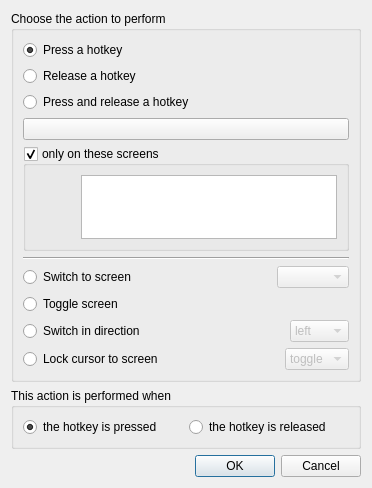
<?xml version="1.0" encoding="UTF-8"?>
<ui version="4.0">
 <class>ActionDialog</class>
 <widget class="QDialog" name="ActionDialog">
  <property name="geometry">
   <rect>
    <x>0</x>
    <y>0</y>
    <width>372</width>
    <height>484</height>
   </rect>
  </property>
  <property name="windowTitle">
   <string>Configure Action</string>
  </property>
  <layout class="QVBoxLayout">
   <item>
    <widget class="QGroupBox" name="m_pGroupType">
     <property name="title">
      <string>Choose the action to perform</string>
     </property>
     <layout class="QVBoxLayout">
      <item>
       <widget class="QRadioButton" name="m_pRadioPress">
        <property name="text">
         <string>Press a hotkey</string>
        </property>
        <property name="checked">
         <bool>true</bool>
        </property>
       </widget>
      </item>
      <item>
       <widget class="QRadioButton" name="m_pRadioRelease">
        <property name="text">
         <string>Release a hotkey</string>
        </property>
       </widget>
      </item>
      <item>
       <widget class="QRadioButton" name="m_pRadioPressAndRelease">
        <property name="text">
         <string>Press and release a hotkey</string>
        </property>
       </widget>
      </item>
      <item>
       <widget class="KeySequenceWidget" name="keySequenceWidget">
        <property name="sizePolicy">
         <sizepolicy hsizetype="Expanding" vsizetype="Fixed">
          <horstretch>1</horstretch>
          <verstretch>0</verstretch>
         </sizepolicy>
        </property>
        <property name="minimumSize">
         <size>
          <width>256</width>
          <height>0</height>
         </size>
        </property>
        <property name="text">
         <string/>
        </property>
       </widget>
      </item>
      <item>
       <widget class="QGroupBox" name="m_pGroupBoxScreens">
        <property name="title">
         <string>only on these screens</string>
        </property>
        <property name="flat">
         <bool>true</bool>
        </property>
        <property name="checkable">
         <bool>true</bool>
        </property>
        <layout class="QHBoxLayout">
         <item>
          <spacer>
           <property name="orientation">
            <enum>Qt::Horizontal</enum>
           </property>
           <property name="sizeHint" stdset="0">
            <size>
             <width>40</width>
             <height>20</height>
            </size>
           </property>
          </spacer>
         </item>
         <item>
          <widget class="QListWidget" name="m_pListScreens">
           <property name="minimumSize">
            <size>
             <width>128</width>
             <height>64</height>
            </size>
           </property>
           <property name="selectionMode">
            <enum>QAbstractItemView::ExtendedSelection</enum>
           </property>
          </widget>
         </item>
        </layout>
       </widget>
      </item>
      <item>
       <widget class="Line" name="line">
        <property name="orientation">
         <enum>Qt::Horizontal</enum>
        </property>
       </widget>
      </item>
      <item>
       <layout class="QHBoxLayout">
        <item>
         <widget class="QRadioButton" name="m_pRadioSwitchToScreen">
          <property name="text">
           <string>Switch to screen</string>
          </property>
         </widget>
        </item>
        <item>
         <spacer>
          <property name="orientation">
           <enum>Qt::Horizontal</enum>
          </property>
          <property name="sizeHint" stdset="0">
           <size>
            <width>40</width>
            <height>20</height>
           </size>
          </property>
         </spacer>
        </item>
        <item>
         <widget class="QComboBox" name="m_pComboSwitchToScreen">
          <property name="enabled">
           <bool>false</bool>
          </property>
         </widget>
        </item>
       </layout>
      </item>
      <item>
       <layout class="QHBoxLayout">
        <item>
         <widget class="QRadioButton" name="m_pRadioToggleScreen">
          <property name="text">
           <string>Toggle screen</string>
          </property>
         </widget>
        </item>
       </layout>
      </item>
      <item>
       <layout class="QHBoxLayout">
        <item>
         <widget class="QRadioButton" name="m_pRadioSwitchInDirection">
          <property name="text">
           <string>Switch in direction</string>
          </property>
         </widget>
        </item>
        <item>
         <spacer>
          <property name="orientation">
           <enum>Qt::Horizontal</enum>
          </property>
          <property name="sizeHint" stdset="0">
           <size>
            <width>40</width>
            <height>20</height>
           </size>
          </property>
         </spacer>
        </item>
        <item>
         <widget class="QComboBox" name="m_pComboSwitchInDirection">
          <property name="enabled">
           <bool>false</bool>
          </property>
          <item>
           <property name="text">
            <string>left</string>
           </property>
          </item>
          <item>
           <property name="text">
            <string>right</string>
           </property>
          </item>
          <item>
           <property name="text">
            <string>up</string>
           </property>
          </item>
          <item>
           <property name="text">
            <string>down</string>
           </property>
          </item>
         </widget>
        </item>
       </layout>
      </item>
      <item>
       <layout class="QHBoxLayout">
        <item>
         <widget class="QRadioButton" name="m_pRadioLockCursorToScreen">
          <property name="text">
           <string>Lock cursor to screen</string>
          </property>
         </widget>
        </item>
        <item>
         <spacer>
          <property name="orientation">
           <enum>Qt::Horizontal</enum>
          </property>
          <property name="sizeHint" stdset="0">
           <size>
            <width>40</width>
            <height>20</height>
           </size>
          </property>
         </spacer>
        </item>
        <item>
         <widget class="QComboBox" name="m_pComboLockCursorToScreen">
          <property name="enabled">
           <bool>false</bool>
          </property>
          <item>
           <property name="text">
            <string>toggle</string>
           </property>
          </item>
          <item>
           <property name="text">
            <string>on</string>
           </property>
          </item>
          <item>
           <property name="text">
            <string>off</string>
           </property>
          </item>
         </widget>
        </item>
       </layout>
      </item>
     </layout>
    </widget>
   </item>
   <item>
    <widget class="QGroupBox" name="groupBox_2">
     <property name="title">
      <string>This action is performed when</string>
     </property>
     <layout class="QHBoxLayout">
      <item>
       <widget class="QRadioButton" name="m_pRadioHotkeyPressed">
        <property name="text">
         <string>the hotkey is pressed</string>
        </property>
        <property name="checked">
         <bool>true</bool>
        </property>
       </widget>
      </item>
      <item>
       <widget class="QRadioButton" name="m_pRadioHotkeyReleased">
        <property name="text">
         <string>the hotkey is released</string>
        </property>
       </widget>
      </item>
     </layout>
    </widget>
   </item>
   <item>
    <widget class="QDialogButtonBox" name="buttonBox">
     <property name="orientation">
      <enum>Qt::Horizontal</enum>
     </property>
     <property name="standardButtons">
      <set>QDialogButtonBox::Cancel|QDialogButtonBox::Ok</set>
     </property>
    </widget>
   </item>
  </layout>
 </widget>
 <customwidgets>
  <customwidget>
   <class>KeySequenceWidget</class>
   <extends>QPushButton</extends>
   <header>KeySequenceWidget.h</header>
  </customwidget>
 </customwidgets>
 <resources/>
 <connections>
  <connection>
   <sender>m_pGroupType</sender>
   <signal>toggled(bool)</signal>
   <receiver>keySequenceWidget</receiver>
   <slot>setDisabled(bool)</slot>
   <hints>
    <hint type="sourcelabel">
     <x>104</x>
     <y>194</y>
    </hint>
    <hint type="destinationlabel">
     <x>110</x>
     <y>132</y>
    </hint>
   </hints>
  </connection>
  <connection>
   <sender>m_pRadioSwitchInDirection</sender>
   <signal>toggled(bool)</signal>
   <receiver>keySequenceWidget</receiver>
   <slot>setDisabled(bool)</slot>
   <hints>
    <hint type="sourcelabel">
     <x>118</x>
     <y>322</y>
    </hint>
    <hint type="destinationlabel">
     <x>81</x>
     <y>129</y>
    </hint>
   </hints>
  </connection>
  <connection>
   <sender>m_pRadioLockCursorToScreen</sender>
   <signal>toggled(bool)</signal>
   <receiver>keySequenceWidget</receiver>
   <slot>setDisabled(bool)</slot>
   <hints>
    <hint type="sourcelabel">
     <x>101</x>
     <y>353</y>
    </hint>
    <hint type="destinationlabel">
     <x>68</x>
     <y>126</y>
    </hint>
   </hints>
  </connection>
  <connection>
   <sender>m_pRadioPress</sender>
   <signal>toggled(bool)</signal>
   <receiver>keySequenceWidget</receiver>
   <slot>setEnabled(bool)</slot>
   <hints>
    <hint type="sourcelabel">
     <x>48</x>
     <y>48</y>
    </hint>
    <hint type="destinationlabel">
     <x>45</x>
     <y>129</y>
    </hint>
   </hints>
  </connection>
  <connection>
   <sender>m_pRadioRelease</sender>
   <signal>toggled(bool)</signal>
   <receiver>keySequenceWidget</receiver>
   <slot>setEnabled(bool)</slot>
   <hints>
    <hint type="sourcelabel">
     <x>135</x>
     <y>70</y>
    </hint>
    <hint type="destinationlabel">
     <x>148</x>
     <y>125</y>
    </hint>
   </hints>
  </connection>
  <connection>
   <sender>m_pRadioPressAndRelease</sender>
   <signal>toggled(bool)</signal>
   <receiver>keySequenceWidget</receiver>
   <slot>setEnabled(bool)</slot>
   <hints>
    <hint type="sourcelabel">
     <x>194</x>
     <y>100</y>
    </hint>
    <hint type="destinationlabel">
     <x>201</x>
     <y>125</y>
    </hint>
   </hints>
  </connection>
  <connection>
   <sender>m_pRadioSwitchToScreen</sender>
   <signal>toggled(bool)</signal>
   <receiver>m_pComboSwitchToScreen</receiver>
   <slot>setEnabled(bool)</slot>
   <hints>
    <hint type="sourcelabel">
     <x>148</x>
     <y>291</y>
    </hint>
    <hint type="destinationlabel">
     <x>350</x>
     <y>290</y>
    </hint>
   </hints>
  </connection>
  <connection>
   <sender>m_pRadioSwitchInDirection</sender>
   <signal>toggled(bool)</signal>
   <receiver>m_pComboSwitchInDirection</receiver>
   <slot>setEnabled(bool)</slot>
   <hints>
    <hint type="sourcelabel">
     <x>158</x>
     <y>322</y>
    </hint>
    <hint type="destinationlabel">
     <x>350</x>
     <y>321</y>
    </hint>
   </hints>
  </connection>
  <connection>
   <sender>m_pRadioLockCursorToScreen</sender>
   <signal>toggled(bool)</signal>
   <receiver>m_pComboLockCursorToScreen</receiver>
   <slot>setEnabled(bool)</slot>
   <hints>
    <hint type="sourcelabel">
     <x>180</x>
     <y>353</y>
    </hint>
    <hint type="destinationlabel">
     <x>350</x>
     <y>352</y>
    </hint>
   </hints>
  </connection>
  <connection>
   <sender>m_pRadioPress</sender>
   <signal>toggled(bool)</signal>
   <receiver>m_pGroupBoxScreens</receiver>
   <slot>setEnabled(bool)</slot>
   <hints>
    <hint type="sourcelabel">
     <x>25</x>
     <y>47</y>
    </hint>
    <hint type="destinationlabel">
     <x>33</x>
     <y>155</y>
    </hint>
   </hints>
  </connection>
  <connection>
   <sender>m_pRadioSwitchToScreen</sender>
   <signal>toggled(bool)</signal>
   <receiver>m_pGroupBoxScreens</receiver>
   <slot>setDisabled(bool)</slot>
   <hints>
    <hint type="sourcelabel">
     <x>48</x>
     <y>278</y>
    </hint>
    <hint type="destinationlabel">
     <x>98</x>
     <y>153</y>
    </hint>
   </hints>
  </connection>
  <connection>
   <sender>m_pRadioRelease</sender>
   <signal>toggled(bool)</signal>
   <receiver>m_pGroupBoxScreens</receiver>
   <slot>setEnabled(bool)</slot>
   <hints>
    <hint type="sourcelabel">
     <x>264</x>
     <y>67</y>
    </hint>
    <hint type="destinationlabel">
     <x>241</x>
     <y>158</y>
    </hint>
   </hints>
  </connection>
  <connection>
   <sender>m_pRadioPressAndRelease</sender>
   <signal>toggled(bool)</signal>
   <receiver>m_pGroupBoxScreens</receiver>
   <slot>setEnabled(bool)</slot>
   <hints>
    <hint type="sourcelabel">
     <x>286</x>
     <y>98</y>
    </hint>
    <hint type="destinationlabel">
     <x>290</x>
     <y>156</y>
    </hint>
   </hints>
  </connection>
  <connection>
   <sender>m_pRadioSwitchInDirection</sender>
   <signal>toggled(bool)</signal>
   <receiver>m_pGroupBoxScreens</receiver>
   <slot>setDisabled(bool)</slot>
   <hints>
    <hint type="sourcelabel">
     <x>38</x>
     <y>313</y>
    </hint>
    <hint type="destinationlabel">
     <x>64</x>
     <y>195</y>
    </hint>
   </hints>
  </connection>
  <connection>
   <sender>m_pRadioLockCursorToScreen</sender>
   <signal>toggled(bool)</signal>
   <receiver>m_pGroupBoxScreens</receiver>
   <slot>setDisabled(bool)</slot>
   <hints>
    <hint type="sourcelabel">
     <x>48</x>
     <y>339</y>
    </hint>
    <hint type="destinationlabel">
     <x>79</x>
     <y>234</y>
    </hint>
   </hints>
  </connection>
  <connection>
   <sender>m_pRadioSwitchToScreen</sender>
   <signal>toggled(bool)</signal>
   <receiver>keySequenceWidget</receiver>
   <slot>setDisabled(bool)</slot>
   <hints>
    <hint type="sourcelabel">
     <x>84</x>
     <y>280</y>
    </hint>
    <hint type="destinationlabel">
     <x>185</x>
     <y>123</y>
    </hint>
   </hints>
  </connection>
 </connections>
</ui>
